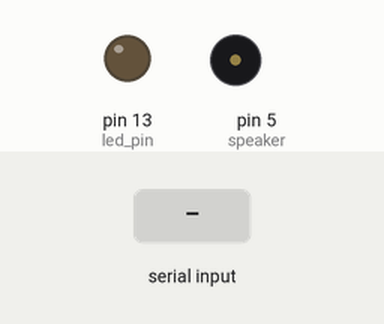
This sketch was run on a simulated Arduino Uno, built with avr-gcc and run on an emulated ATmega328P. On the bench: output pins drawn as LEDs (lit = HIGH), buzzer (waves = sounding). Inputs (shaded band) come from the test bench. What the sketch prints to the serial monitor is not drawn.

Above: at 1.3 s.
1.4 s: "speed\n" received over Serial
At 3.97 s:
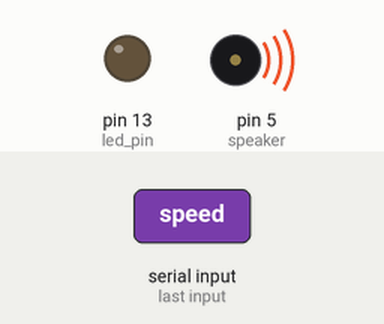
Timing chart, 0 to 8.9 s (numbered marks = the images above; inputs shaded):
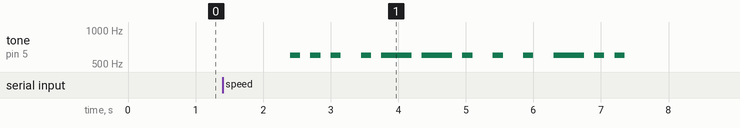

The sketch:

morse_de-encoder_for_arduino_PE5E.ino
```cpp
// (licence header left out)
//Define unit length in ms
int unit_length = 150;  // length of 1 morse unit
int frequency = 600;    // frequency played by tone()

int key_input = 4;      // key
int speaker =   5;      // speaker
int led_pin =  13;      // builtin led

String serial_string;

enum program_mode {
  play,
  record
};

program_mode p_mode = program_mode::play;

#include "morse_code.h"
#include "encode_morse.h"
#include "menu.h"
#include "play_morse.h"

bool key_pressed = false;

void setup() {
  pinMode(key_input, INPUT_PULLUP);
  pinMode(speaker, OUTPUT);
  pinMode(led_pin, OUTPUT);

  Serial.begin(115200);
  delay(100);
  print_menu();
}

void loop() {

  if(!Serial) {
    key_pressed = !digitalRead(key_input);
    if(key_pressed) {
      tone(speaker, frequency);
    }
    else {
      noTone(speaker);
    }
    digitalWrite(led_pin, key_pressed);
    return;
  }

  serial_string = "";

  while (Serial.available() > 0) {
    serial_string += Serial.readString();
  }

  if(serial_string.endsWith("\n")) {
    serial_string.remove(serial_string.length() -1);
  }
  if(serial_string.endsWith("\r")) {
    serial_string.remove(serial_string.length() -1);
  }

  if(is_menu_input(serial_string)) {
    serial_string = "";
    return;
  }

  if (p_mode == program_mode::record) {
    key_pressed = !digitalRead(key_input);
    if(key_pressed) {
      tone(speaker, frequency);
    }
    else {
      noTone(speaker);
    }
    digitalWrite(led_pin, key_pressed);
    return;
  }

  if(serial_string.length() == 0) {
    return;
  }

  Serial.print("Text: ");
  Serial.print(serial_string);
  Serial.print(". Morse: ");

  String morseWord = encode_morse(serial_string);

  play_morse(morseWord);
}
```

encode_morse.h
```cpp
String encode_morse(const String string)
{
  size_t i, j;
  String morseWord = "";

  for( i = 0; i != string.length(); ++i )
  {
    for( j = 0; j < sizeof MorseMap / sizeof *MorseMap; ++j )
    {
      if( toupper(string.charAt(i)) == MorseMap[j].letter )
      {
        morseWord += MorseMap[j].code;
        break;
      }
    }
    morseWord += " "; //Add tailing space to seperate the chars
  }

  return morseWord;
}
```

menu.h
```cpp
void print_menu() {
  Serial.println("Enter some text to hear it in morse.");
  Serial.println("or enter: *** followed by a command from below:");
  Serial.println("- \"keying\" to switch to key input decoded to text");
  Serial.println("- \"playmorse\" to switch to playing text in morse sounds");
  Serial.println("- \"speed\" followed by a number for play speed (e.g. 250 = 0.25 sec)");
  Serial.println("- \"frequency\" followed by a number for the sound frequency (e.g. 900)");
}

bool is_menu_input(String input) {
  if(!input.startsWith("***")) {
    return false;
  }

  input.remove(0,3); // remove the ****

  Serial.print("command received: ");
  Serial.println(input);

  if(input.startsWith("speed")) {
    input.remove(0,5);
    if(input.toInt() > 0) {
      unit_length = input.toInt();
      Serial.print("Speed is now ");
      Serial.println(unit_length);
      return true;
    }
  }

  if(input.startsWith("frequency")) {
    input.remove(0,9);
    if(input.toInt() > 0) {
      frequency = input.toInt();
      Serial.print("Frequency is now ");
      Serial.println(frequency);
      return true;
    }
  }

  if(input.equals("keying")) {
    p_mode = program_mode::record;
    Serial.println("Switched to keying mode");
    return true;
  }

  if(input.equals("playmorse")) {
    p_mode = program_mode::play;
    Serial.println("Switched to playing mode");
    return true;
  }

  print_menu();  // for everything not catched, including help
  return true;

}
```

morse_code.h
```cpp
static const struct {const char letter, *code;} MorseMap[] =
{
  { 'A', ".-" },
  { 'B', "-..." },
  { 'C', "-.-." },
  { 'D', "-.." },
  { 'E', "." },
  { 'F', "..-." },
  { 'G', "--." },
  { 'H', "...." },
  { 'I', ".." },
  { 'J', ".---" },
  { 'K', ".-.-" },
  { 'L', ".-.." },
  { 'M', "--" },
  { 'N', "-." },
  { 'O', "---" },
  { 'P', ".--." },
  { 'Q', "--.-" },
  { 'R', ".-." },
  { 'S', "..." },
  { 'T', "-" },
  { 'U', "..-" },
  { 'V', "...-" },
  { 'W', ".--" },
  { 'X', "-..-" },
  { 'Y', "-.--" },
  { 'Z', "--.." },
  { ' ', "     " }, //Gap between word, seven units

  { '1', ".----" },
  { '2', "..---" },
  { '3', "...--" },
  { '4', "....-" },
  { '5', "....." },
  { '6', "-...." },
  { '7', "--..." },
  { '8', "---.." },
  { '9', "----." },
  { '0', "-----" },

  { '.', "·–·–·–" },
  { ',', "--..--" },
  { '?', "..--.." },
  { '!', "-.-.--" },
  { ':', "---..." },
  { ';', "-.-.-." },
  { '(', "-.--." },
  { ')', "-.--.-" },
  { '"', ".-..-." },
  { '@', ".--.-." },
  { '&', ".-..." },
};
```

play_morse.h
```cpp
void play_morse(String morse_word) {
  for(int i=0; i<=morse_word.length(); i++)
  {
    switch( morse_word[i] )
    {
      case '.': //dit
        tone(speaker, frequency);
        delay(unit_length);
        noTone(speaker);
        delay(unit_length);
        break;

      case '-': //dah
        tone(speaker, frequency);
        delay(unit_length*3);
        noTone(speaker);
        delay(unit_length);
        break;

      case ' ': //gap
        delay(unit_length);
        break;
    }
    Serial.print(morse_word[i]);
  }
  Serial.println("");    // newline
}
```

Measured:
- after the input at 1.4 s, tone on pin 5 (speaker): plays 600 Hz for 0.15 s, 600 Hz for 0.15 s, 600 Hz for 0.15 s, 600 Hz for 0.15 s, 600 Hz for 0.45 s, 600 Hz for 0.45 s … (12 notes in this stretch), starting after 1.0 s
